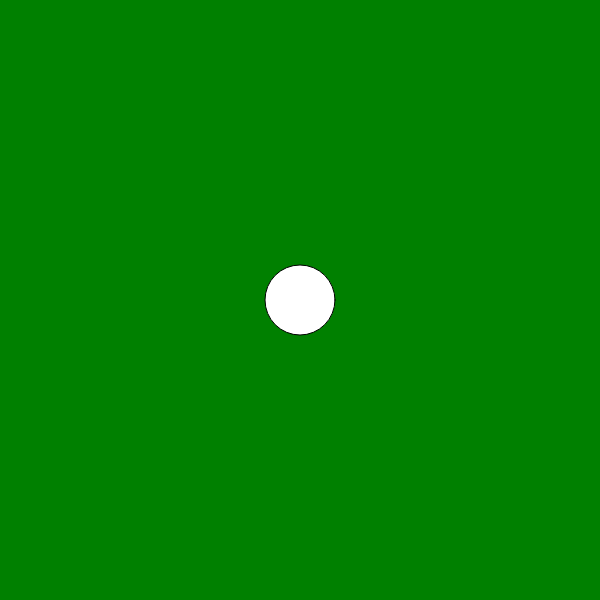
Frame 1 (no input)
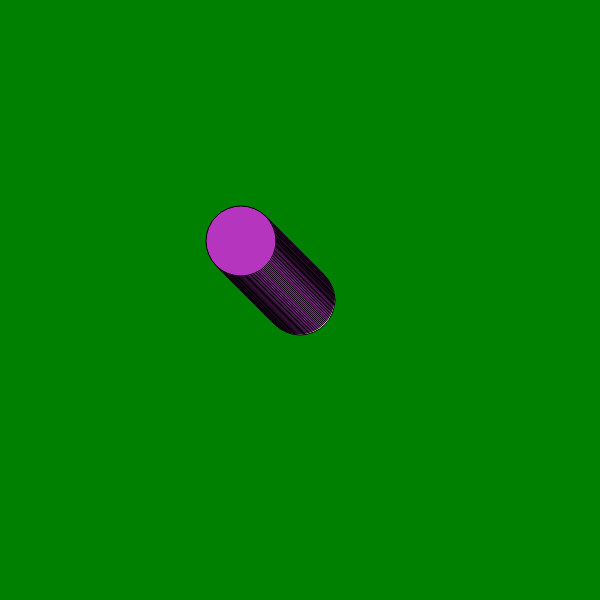
Frame 60 (no input)
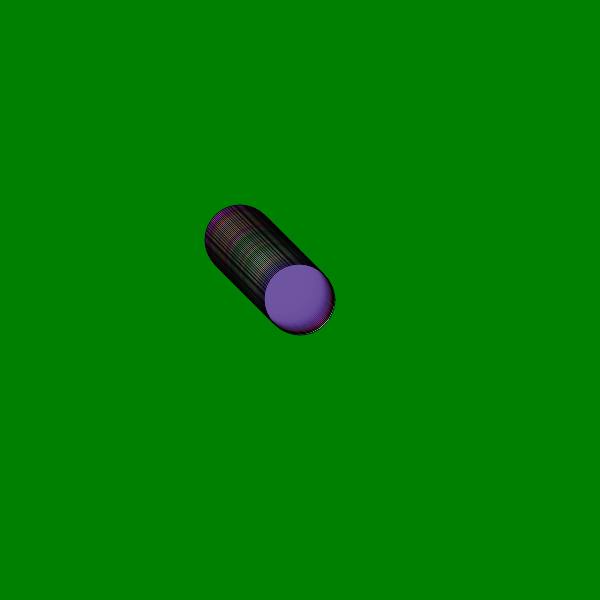
Frame 120 (the mouse pressed at the canvas centre since frame 60)

The p5.js sketch that drew these frames (run headless with seeded random() and noise() and a simulated clock; from frame 60 on, the mouse is pressed at the canvas centre):

// p5.js sketch
// ── sketch.js
let cor;
let horizontal;
let vertical;

function setup() {
  createCanvas(600,600);
background("green");
  cor = color(random(0,255),random(0,255),random(0,255));
  
  horizontal = 300;
  vertical = 300;
}


function draw() {
  circle(horizontal,vertical,70);
  fill(cor); 
  
  if(mouseX > horizontal){
    horizontal++
}
   if(mouseX < horizontal){
     horizontal--
}   
  if(mouseY < vertical){
     vertical--
 }
   if(mouseY > vertical){
     vertical++
 }
  if(mouseIsPressed){
  cor = color(random(0,255),random(0,255),random(0,255),random(0,100)); 
    }
}
